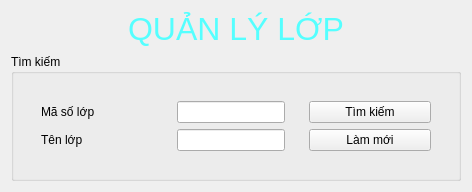
                   <widget class="QFrame" name="verticalFrame_QLLop_search">
                    <layout class="QVBoxLayout" name="verticalLayout_5">
                     <item>
                      <widget class="QLabel" name="label_QLLop">
                       <property name="maximumSize">
                        <size>
                         <width>16777215</width>
                         <height>45</height>
                        </size>
                       </property>
                       <property name="text">
                        <string>&lt;html&gt;&lt;head/&gt;&lt;body&gt;&lt;p align=&quot;center&quot;&gt;&lt;span style=&quot; font-size:24pt; color:#55ffff;&quot;&gt;QUẢN LÝ LỚP&lt;/span&gt;&lt;/p&gt;&lt;/body&gt;&lt;/html&gt;</string>
                       </property>
                      </widget>
                     </item>
                     <item>
                      <widget class="QGroupBox" name="groupBox_QLLop_search">
                       <property name="title">
                        <string>Tìm kiếm</string>
                       </property>
                       <layout class="QVBoxLayout" name="verticalLayout_43">
                        <item>
                         <widget class="QFrame" name="horizontalFrame_QLLop_search">
                          <property name="styleSheet">
                           <string notr="true"/>
                          </property>
                          <layout class="QHBoxLayout" name="horizontalLayout_35">
                           <item>
                            <widget class="QFrame" name="verticalFrame_QLLop_search_1">
                             <property name="minimumSize">
                              <size>
                               <width>130</width>
                               <height>0</height>
                              </size>
                             </property>
                             <property name="styleSheet">
                              <string notr="true"/>
                             </property>
                             <layout class="QVBoxLayout" name="verticalLayout_71">
                              <item>
                               <widget class="QLabel" name="label_1_QLLop_search_1">
                                <property name="minimumSize">
                                 <size>
                                  <width>0</width>
                                  <height>0</height>
                                 </size>
                                </property>
                                <property name="styleSheet">
                                 <string notr="true"/>
                                </property>
                                <property name="text">
                                 <string>Mã số lớp</string>
                                </property>
                               </widget>
                              </item>
                              <item>
                               <widget class="QLabel" name="label_2_QLLop_search_1">
                                <property name="text">
                                 <string>Tên lớp</string>
                                </property>
                               </widget>
                              </item>
                             </layout>
                            </widget>
                           </item>
                           <item>
                            <widget class="QFrame" name="verticalFrame_QLLop_search_2">
                             <layout class="QVBoxLayout" name="verticalLayout_72">
                              <item>
                               <widget class="QLineEdit" name="lineEdit_QLLop_search_2_maso"/>
                              </item>
                              <item>
                               <widget class="QLineEdit" name="lineEdit_QLLop_search_2_hoten"/>
                              </item>
                             </layout>
                            </widget>
                           </item>
                           <item>
                            <widget class="QFrame" name="verticalFrame_QLLop_search_3">
                             <property name="minimumSize">
                              <size>
                               <width>140</width>
                               <height>0</height>
                              </size>
                             </property>
                             <property name="styleSheet">
                              <string notr="true"/>
                             </property>
                             <layout class="QVBoxLayout" name="verticalLayout_73">
                              <item>
                               <widget class="QPushButton" name="pushButton_QLLop_search_3_timkiem">
                                <property name="text">
                                 <string>Tìm kiếm</string>
                                </property>
                               </widget>
                              </item>
                              <item>
                               <widget class="QPushButton" name="pushButton_QLLop_search_3_lammoi">
                                <property name="text">
                                 <string>Làm mới</string>
                                </property>
                               </widget>
                              </item>
                             </layout>
                            </widget>
                           </item>
                          </layout>
                         </widget>
                        </item>
                       </layout>
                      </widget>
                     </item>
                    </layout>
                   </widget>
